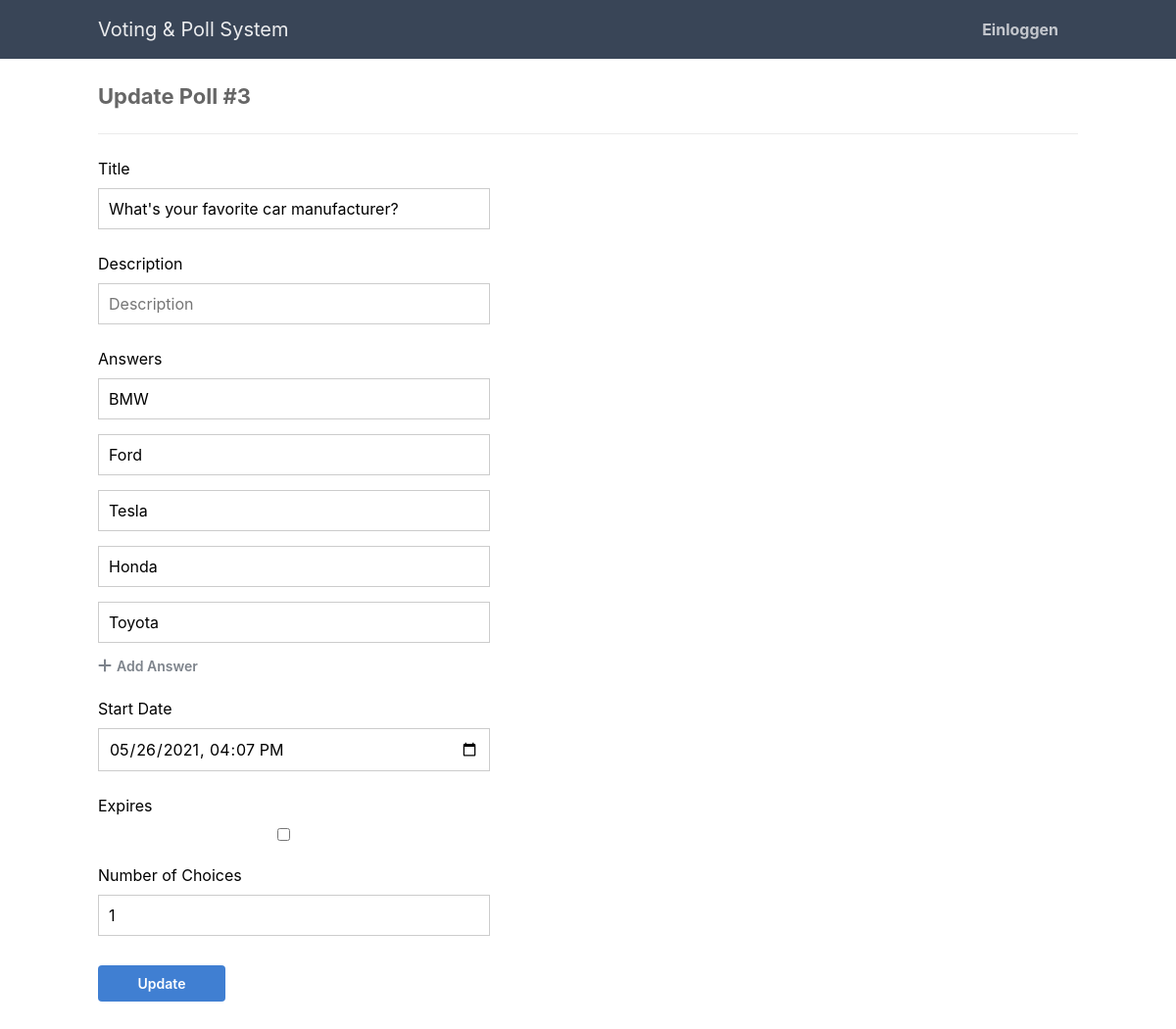
The page /update.php?id=3 on the database its author committed.
### tables this page shows
CREATE TABLE IF NOT EXISTS `polls` (
	`id` int(11) NOT NULL AUTO_INCREMENT,
	`title` text NOT NULL,
	`description` text NOT NULL,
	`expires` datetime DEFAULT NULL,
	`submit_date` datetime NOT NULL DEFAULT CURRENT_TIMESTAMP,
	`start_date` datetime NOT NULL DEFAULT CURRENT_TIMESTAMP,
	`approved` tinyint(1) NOT NULL DEFAULT '1',
	`num_choices` tinyint(1) NOT NULL DEFAULT '1',
	PRIMARY KEY (`id`)
);

CREATE TABLE IF NOT EXISTS `poll_answers` (
	`id` int(11) NOT NULL AUTO_INCREMENT,
	`poll_id` int(11) NOT NULL,
	`title` varchar(255) NOT NULL,
	`votes` int(11) NOT NULL DEFAULT '0',
	PRIMARY KEY (`id`)
);

### update.php (the view, shortened to what this page needs)
<?php
include 'functions.php';
$pdo = pdo_connect_mysql();
if (isset($_GET['id'])) {
    $stmt = $pdo->prepare('SELECT * FROM polls WHERE id = ?');
    $stmt->execute([ $_GET['id'] ]);
    $poll = $stmt->fetch(PDO::FETCH_ASSOC);
    $stmt = $pdo->prepare('SELECT * FROM poll_answers WHERE poll_id = ?');
    $stmt->execute([ $_GET['id'] ]);
    $answers = $stmt->fetchAll(PDO::FETCH_ASSOC);
} else {
    exit('No ID specified!');
}
?>
<?=template_header('Update Poll')?>
<div class="content update">
	<h2>Update Poll #<?=$poll['id']?></h2>
    <form action="" method="post">
        <label for="title">Title</label>
        <input type="text" name="title" value="<?=$poll['title']?>" id="title" placeholder="Title">
        <label for="description">Description</label>
        <input type="text" name="description" value="<?=$poll['description']?>" id="description" placeholder="Description">
        <label for="answers">Answers</label>
        <div class="answers">
            <?php for($i = 0; $i < count($answers); $i++): ?>
            <input type="text" name="answer_<?=$i+1?>" placeholder="Answer <?=$i+1?>" value="<?=$answers[$i]['title']?>">
            <?php endfor; ?>
        </div>
        <a href="#" class="add_answer"><i class="fas fa-plus"></i>Add Answer</a>
        <label for="start_date">Start Date</label>
        <input type="datetime-local" id="start_date" name="start_date" value="<?=$poll['start_date'] ? date('Y-m-d\TH:i', strtotime($poll['start_date'])) : date('Y-m-d\TH:i')?>">
        <label for="expires_enabled">Expires</label>
        <input type="checkbox" id="expires_enabled" name="expires_enabled"<?=$poll['expires'] ? ' checked' : ''?>>
        <label for="num_choices">Number of Choices</label>
        <input type="number" id="num_choices" name="num_choices" value="<?=$poll['num_choices']?>">
        <input type="submit" value="Update">
    </form>
</div>
<?=template_footer()?>

### style.css (style rules this page uses)
* { box-sizing: border-box; font-family: -apple-system, BlinkMacSystemFont, "segoe ui", roboto, oxygen, ubuntu, cantarell, "fira sans", "droid sans", "helvetica neue", Arial, sans-serif; font-size: 16px; -webkit-font-smoothing: antialiased; -moz-osx-font-smoothing: grayscale; }
body { background-color: #FFFFFF; margin: 0; }
.content { width: 1000px; margin: 0 auto; }
.content h2 { margin: 0; padding: 25px 0; font-size: 22px; border-bottom: 1px solid #ebebeb; color: #666666; }
.update form { padding: 15px 0; display: flex; flex-flow: column; width: 400px; }
.update form label { display: inline-flex; width: 100%; padding: 10px 0; margin-right: 25px; }
.update form input, .update form textarea { padding: 10px; width: 100%; margin-right: 25px; margin-bottom: 15px; border: 1px solid #cccccc; }
.update form input[type="submit"] { display: block; background-color: #407fd2; border: 0; font-weight: 600; font-size: 14px; color: #FFFFFF; cursor: pointer; width: 130px; margin-top: 15px; border-radius: 4px; }
.update form #expires_enabled { width: auto; }
.update form .add_answer { text-decoration: none; padding-bottom: 15px; font-size: 14px; color: #7d838b; font-weight: 600; }
.update form .add_answer i { padding-right: 5px; }

### rows shown on the page
polls: id "3", title "What's your favorite car manufacturer?", start_date "05/26/2021 16:07", num_choices "1"
poll_answers: answer_1 "BMW"
poll_answers: title "Ford"
poll_answers: title "Tesla"
poll_answers: title "Honda"
poll_answers: title "Toyota"
